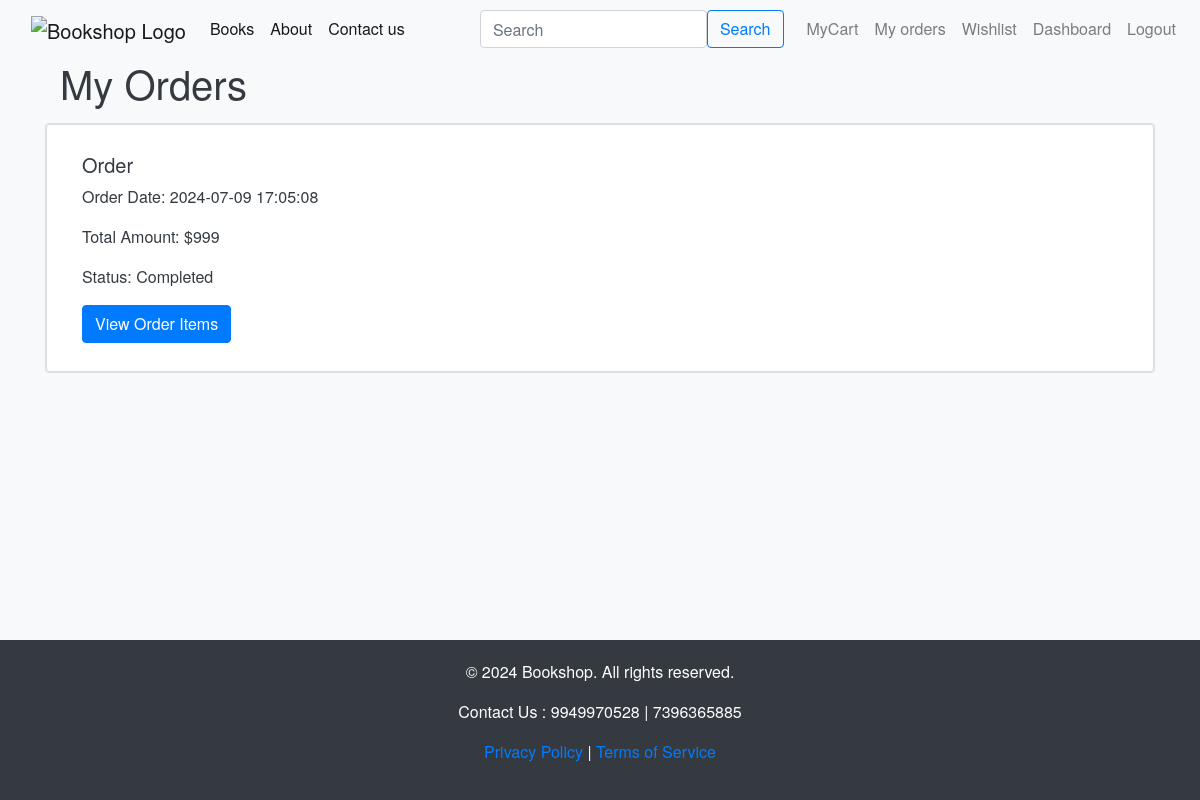
/orders (signed in), run on an earlier commit of the app's database.
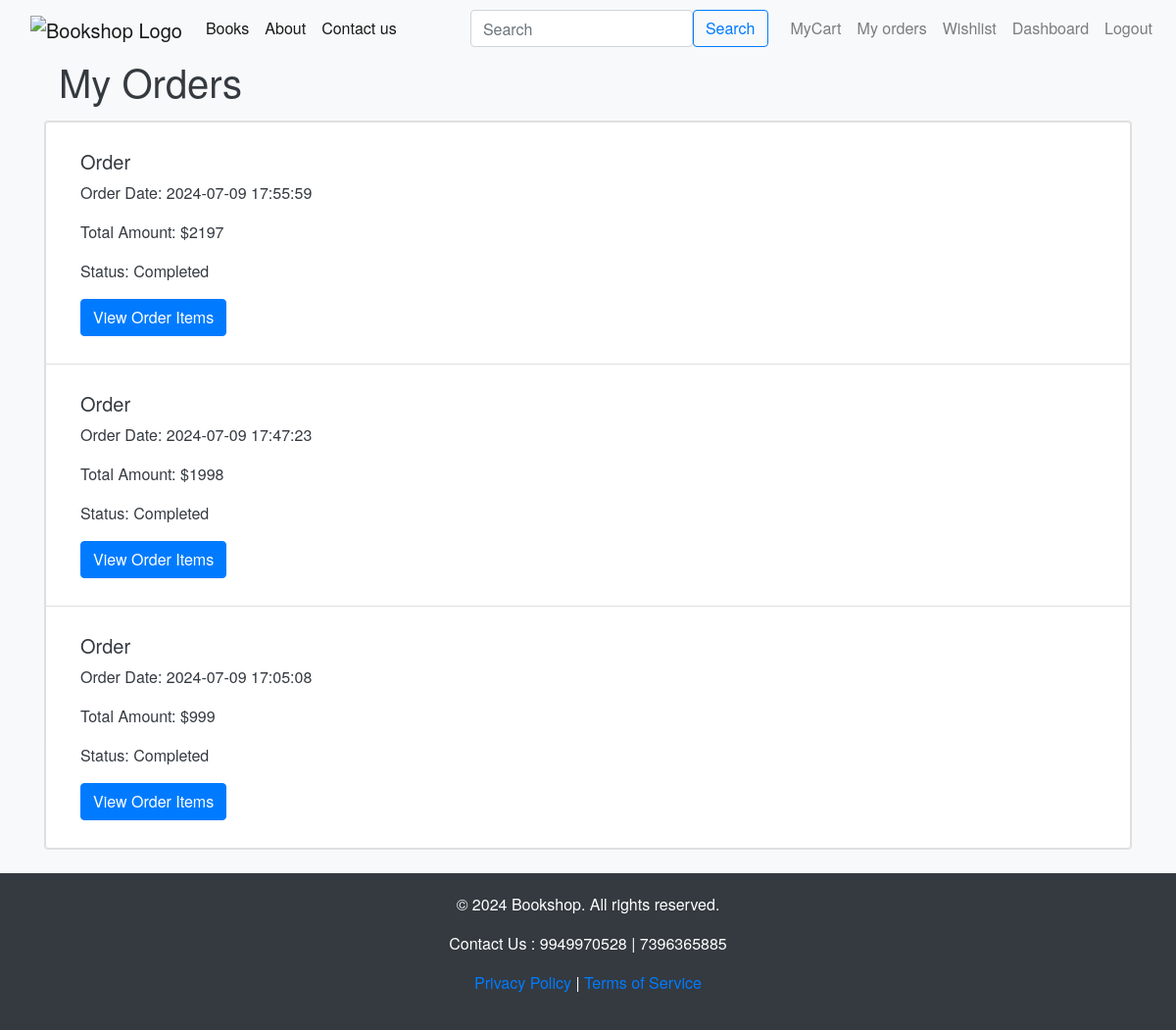
And on a later commit of the database.
### app.py (models this page shows)
class Orders(db.Model):
    __tablename__='orders'
    OrderID= db.Column(db.Integer, primary_key=True)
    UserID= db.Column(db.Integer,db.ForeignKey('users.UserID'), nullable=False)
    OrderDate= db.Column(db.DateTime, nullable=False)
    TotalAmount= db.Column(db.Integer,nullable=False)
    ShippingAddressID= db.Column(db.Integer,db.ForeignKey('addresses.AddressID'),nullable=False)
    BillingAddressID= db.Column(db.Integer,db.ForeignKey('addresses.AddressID'),nullable=False)
    OrderStatus= db.Column(db.String(20),nullable=False)

### app.py (the view)
@app.route('/orders')
def orders():
    if 'user_id' not in session:
        flash('Please log in first!', 'danger')
        return redirect(url_for('login'))
    user_id = session['user_id']
    orders = Orders.query.filter_by(UserID=user_id).order_by(Orders.OrderDate.desc()).all()
    return render_template('orders.html', orders=orders)

### templates/orders.html
{% extends 'base.html' %}
{% block body %}
<div class="container">
    <h1>My Orders</h1>
</div>
{% if orders %}
<div class="card mb-4 my-3 rounded">
    <ul class="list-group ">
        {% for order in orders %}
        <li class="list-group-item">
            <div class="container my-3">
                <h5>Order </h5>
                <p>Order Date: {{ order.OrderDate.strftime('%Y-%m-%d %H:%M:%S') }}</p>
                <p>Total Amount: ${{ order.TotalAmount }}</p>
                <p>Status: {{ order.OrderStatus }}</p>
                <a href="{{ url_for('order_items', order_id=order.OrderID) }}" class="btn btn-primary">View Order
                    Items</a>
            </div>
        </li>
        {% endfor %}
    </ul>
</div>
{% else %}
<p>No orders found.</p>
{% endif %}
{% endblock body %}

### templates/base.html (shortened to what this page needs)
<!doctype html>
<html lang="en">
<head>
    <link rel="stylesheet" href="https://cdn.jsdelivr.net/npm/bootstrap@4.4.1/dist/css/bootstrap.min.css"
>
    <link href="https://cdn.jsdelivr.net/npm/bootstrap-icons/font/bootstrap-icons.css" rel="stylesheet">
</head>
<body>
    <header>
        <nav class="navbar navbar-expand-lg navbar-light bg-light ">
            <div class="container">
                <a class="navbar-brand" href="/"><img src="{{ url_for('static', filename='logo1.jpeg') }}" alt="Bookshop Logo"></a>
                <div id="navbar" class="navbar-collapse collapse">
                    <ul class="navbar-nav mr-auto">
                        <li class="nav-item">
                            <a class="nav-link active" href="{{url_for('books')}}">Books</a>
                        </li>
                        <li class="nav-item">
                            <a class="nav-link active" href="/about">About</a>
                        </li>
                        <li class="nav-item">
                            <a class="nav-link active" href="/contactus">Contact us</a>
                        </li>
                    </ul>
                    <form class="d-flex justify-content-center" method="GET" action="{{ url_for('search') }}">
                        <input class="form-control me-2" type="search" name="query" placeholder="Search"
                            aria-label="Search">
                        <button class="btn btn-outline-primary" type="submit">Search</button>
                    </form>
                </div>
            </div>
            <ul class="navbar-nav ml-auto">
                {% if 'user_id' in session %}
                <li class="nav-item">
                    <a class="nav-link" href="{{ url_for('mycart') }}">MyCart</a>
                </li>
                <li class="nav-item">
                    <a class="nav-link" href="{{ url_for('orders') }}">My orders</a>
                </li>
                <li class="nav-item">
                    <a class="nav-link" href="{{ url_for('wishlist') }}">Wishlist</a>
                </li>
                <li class="nav-item">
                    <a class="nav-link" href="{{ url_for('dashboard') }}">Dashboard</a>
                </li>
                <li class="nav-item">
                    <a class="nav-link" href="{{ url_for('logout') }}">Logout</a>
                </li>
                {% else %}
                <li class="nav-item">
                    <a href="/login"> <button type="button" class="btn btn-light">Login/Signin</button></a>
                </li>
                {% endif %}
            </ul>
        </nav>
    </header>
    <div class="container">
        {% block body %}
        {% endblock body %}
    </div>
    <footer>
        <div class="container">
            <p>&copy; 2024 Bookshop. All rights reserved.</p>
            <p>Contact Us : 9949970528 | 7396365885</p>
            <p><a href="/privacy-policy">Privacy Policy</a> | <a href="/terms-of-service">Terms of Service</a></p>
        </div>
    </footer>
</body>
</html>

### templates/base.html (style rules this page uses)
body { background-color: #f8f9fa; color: #343a40; font-family: 'Helvetica Neue', Helvetica, Arial, sans-serif; display: flex; flex-direction: column; min-height: 100vh; margin: 0; }
.navbar-brand img { max-height: 40px; }
.btn-primary { background-color: #007bff; border-color: #007bff; }
.container { flex: 1; }
footer { background-color: #343a40; color: white; padding: 20px 0; text-align: center; }

What changed in the data, as far as the page shows it:
added Orders: OrderDate "2024-07-09 17:55:59", TotalAmount "2197", OrderStatus "Completed"
added Orders: OrderDate "2024-07-09 17:47:23", TotalAmount "1998", OrderStatus "Completed"
